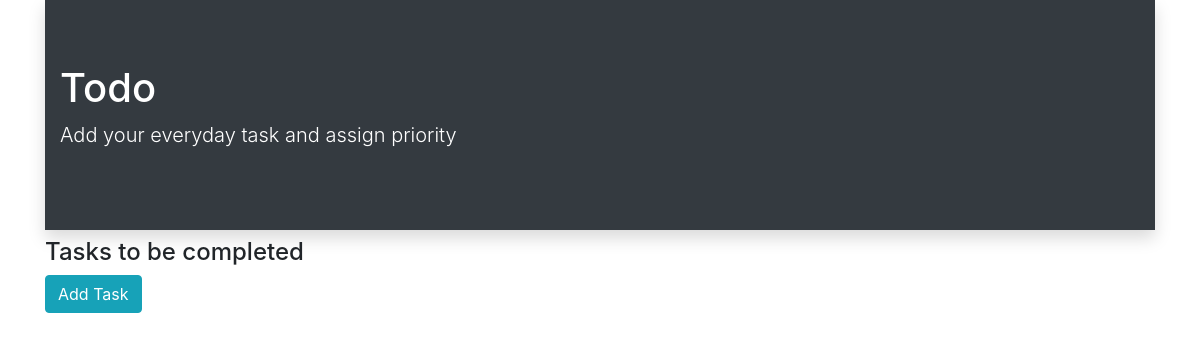
Before: /cbvindex/ with the older database file.
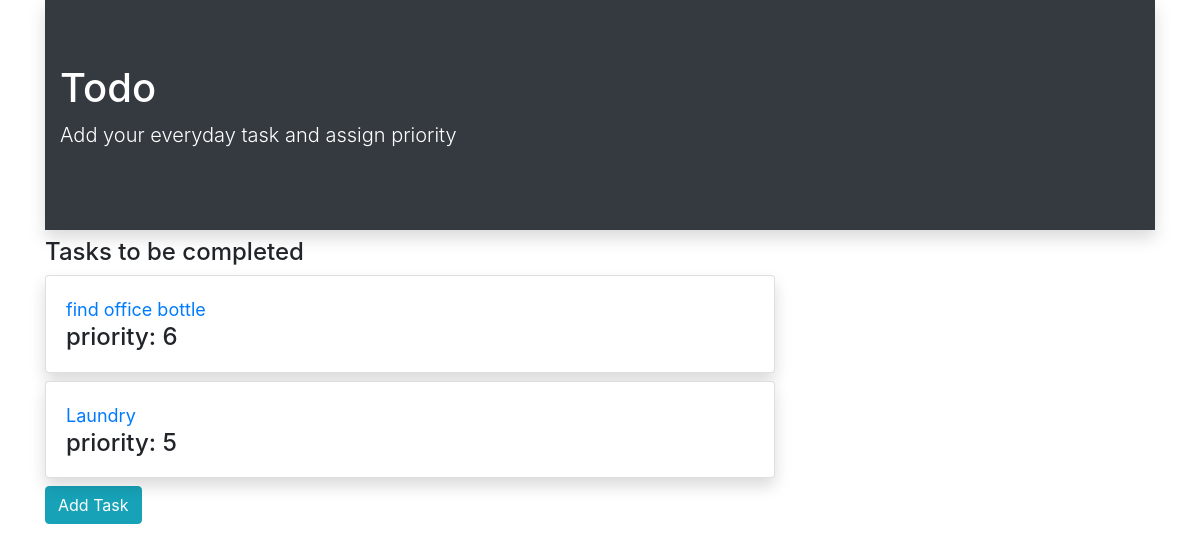
After: the same page with the newer database file.
### todoapp/models.py (models this page shows, shortened)
class Task(models.Model):
    text=models.CharField(max_length=500)
    priority=models.IntegerField()
    date=models.DateField(default=datetime.date.today)

### todoapp/views.py (the view)
# urls.py: path("cbvindex/",TaskListView.as_view(),name="cbvindex"),
class TaskListView(ListView):
    model = Task
    template_name = "todoapp/cbvindex.html"
    def get_context_data(self, **kwargs):
        context = super().get_context_data(**kwargs)
        context['tasks'] = Task.objects.all().order_by('-priority').values
        return context

### templates/todoapp/cbvindex.html
{% extends 'todoapp/base.html' %}
{% block body %}
<div class="container">
    <div class="row">
        <div class="col-md-12">
            <div class="jumbotron jumbotron-fluid bg-dark text-white mb-2 shadow">
                <div class="container">
                    <div class="banner">
                        <div class="banner-text">
                            <h1>Todo</h1>
                            <p class="lead">Add your everyday task and assign priority</p>
                        </div>
                    </div>
                </div>
            </div>
        </div>
    </div>
    <div class="row">
        <div class="col-sm-8 center">
            <h4>Tasks to be completed</h4>
            {% for task in tasks %}
            <div class="card shadow bg-white rounded mb-2 " >
                <div class="card-body">
                    <a href="{% url 'todoapp:cbvdetail' task.id %}" class="card-title" style="font-size:18px">{{task.text}}</a>
                    <h4 class="card-text">priority: {{task.priority}}</h4>
                </div>
            </div>
            {% endfor %}
            <a class="btn btn-info" href="{% url 'todoapp:cbvadd' %}">Add Task</a>
        </div>
    </div>
</div>
{% endblock %}

Changed rows visible on the page:
added Task: text "find office bottle", priority "6"
added Task: text "Laundry", priority "5"
